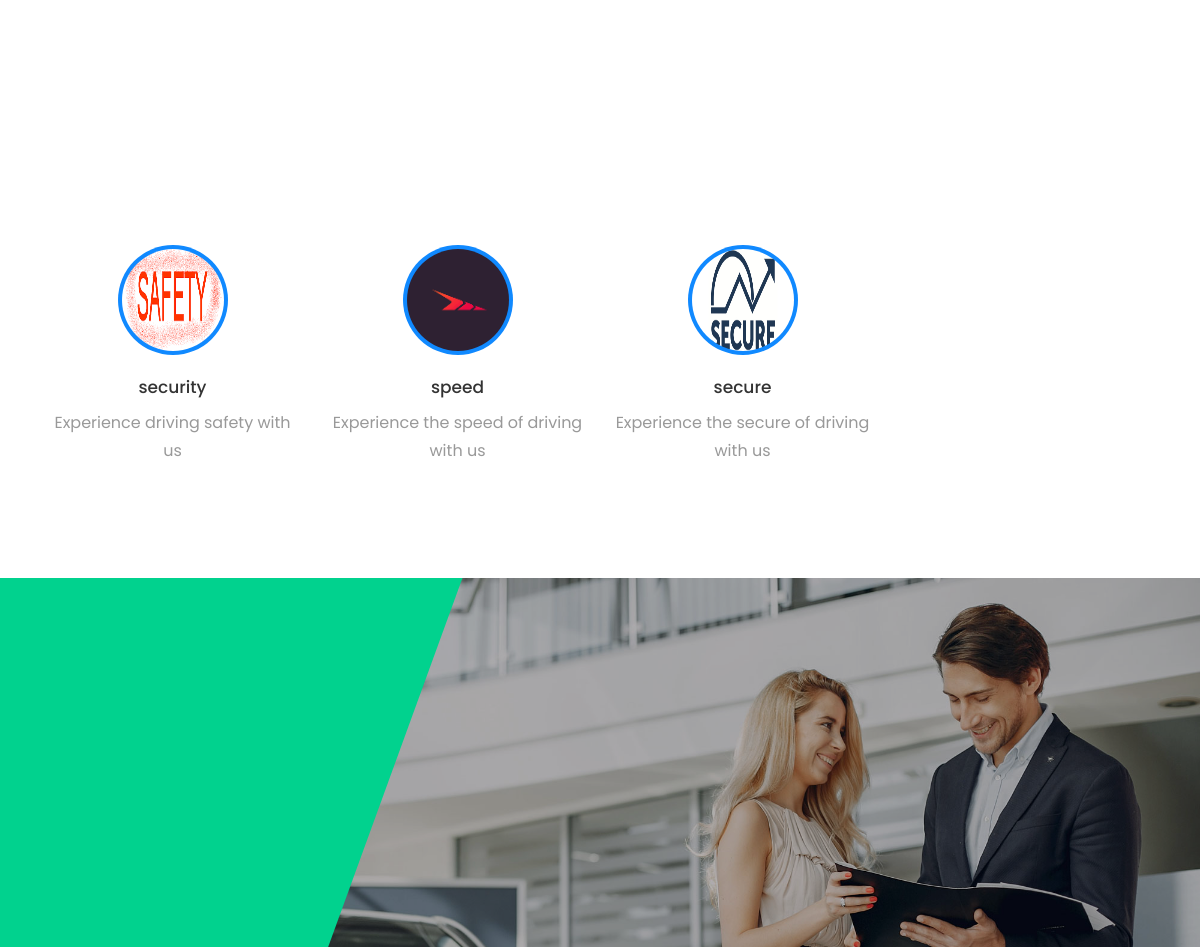
The app's page / (middle part), older data.
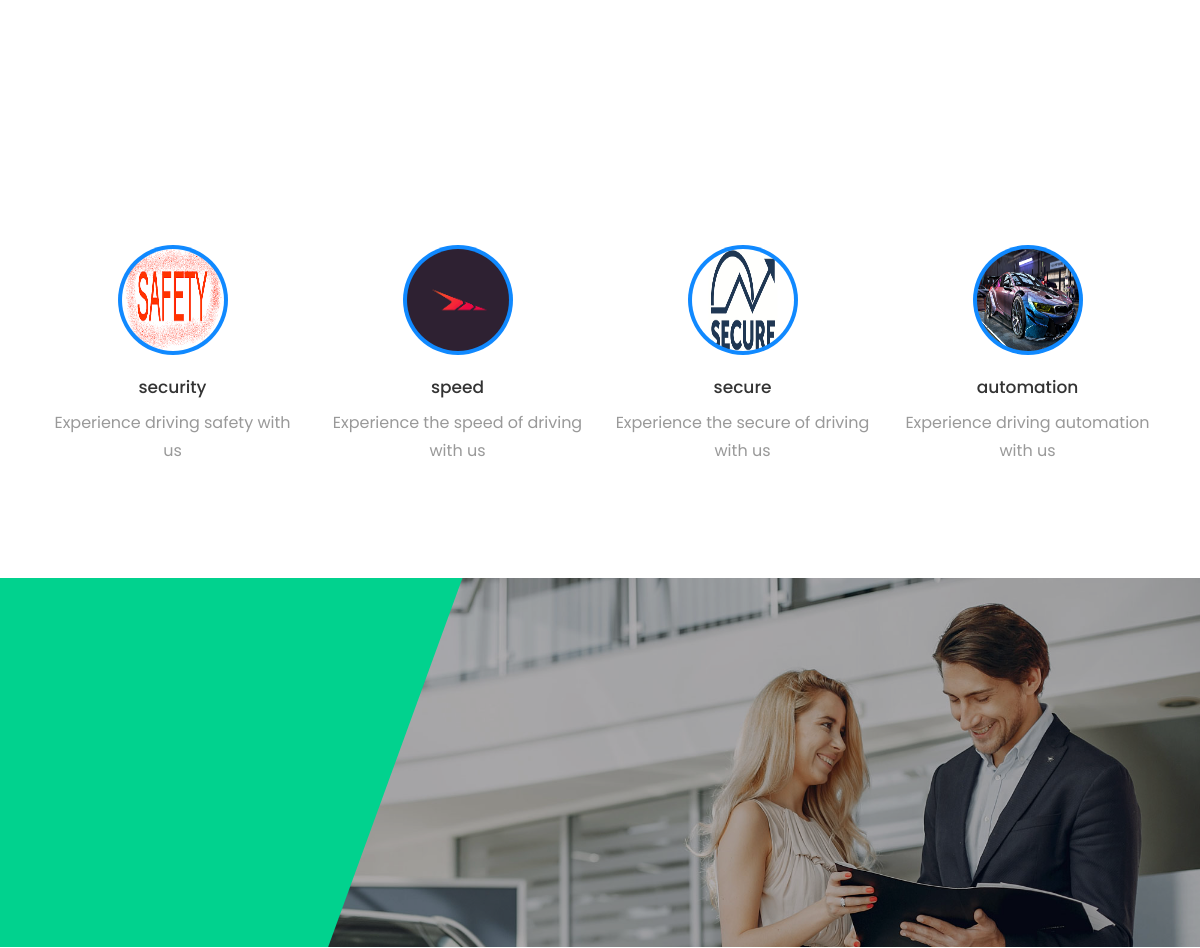
The same page, newer data.
### Home/models.py (models this page shows)
class ServiceModel (models.Model):
    ServiceImage=models.ImageField(upload_to= "Serviceimage/",null=True)
    ServiceTitle=models.CharField(max_length=70,null=True)
    ServiceDescrption=models.CharField(max_length=400,null=True)

### Home/views.py (the view)
# urls.py: path('', homepage),
def homepage(request):
    car = CarsModel.objects.all()
    post = PostModel.objects.all()
    service= ServiceModel.objects.all
    context={
        "cars":car,
        "posts" : post,
        "services":service,
    }
    return render(request,"home/home.html",context)

### Home/templates/home/home.html (shortened to what this page needs)
{% load static %}
<!DOCTYPE html>
<html lang="en">
<head>
<link rel="stylesheet" href="{% static 'css/open-iconic-bootstrap.min.css' %}">
<link rel="stylesheet" href="{% static 'css/animate.css' %}">
<link rel="stylesheet" href="{% static 'css/owl.carousel.min.css' %}">
<link rel="stylesheet" href="{% static 'css/owl.theme.default.min.css' %}">
<link rel="stylesheet" href="{% static 'css/magnific-popup.css' %}">
<link rel="stylesheet" href="{% static 'css/aos.css' %}">
<link rel="stylesheet" href="{% static 'css/ionicons.min.css' %}">
<link rel="stylesheet" href="{% static 'css/bootstrap-datepicker.css' %}">
<link rel="stylesheet" href="{% static 'css/jquery.timepicker.css' %}">
<link rel="stylesheet" href="{% static 'css/jquery.timepicker.css' %}">
<link rel="stylesheet" href="{% static 'css/flaticon.css' %}">
<link rel="stylesheet" href="{% static 'css/icomoon.css' %}">
<link rel="stylesheet" href="{% static 'css/style.css' %}">
</head>
<body>
    <section class="ftco-section" id="servicesection">
        <div class="container" >
            <div class="row justify-content-center mb-5">
        </div>
            <div class="row">
                {% for service in services %}
                <div class="col-md-3">
                    <div class="services services-2 w-100 text-center">
                    <div class="d-flex align-items-center justify-content-center">
                        <span>
                            <img src="{{service.ServiceImage.url}}" class="icon img-thumbnail img-circle">
                        </span>
                    </div>
                    <div class="text w-100">
                    <h3 class="heading mb-2">{{ service.ServiceTitle }}</h3>
                    <p>{{ service.ServiceDescrption }}</p>
                </div>
            </div>
        </div>
        {% endfor %}
        </div>
    </section>
    <section class="ftco-section ftco-intro" style="background-image: url({% static 'images/bg_3.jpg' %});" id="becomedriver">
        <div class="overlay"></div>
        <div class="container">
            <div class="row justify-content-end">
            </div>
        </div>
    </section>
</body>
</html>

Row changes from the older to the newer data that the page shows:
added ServiceModel: ServiceImage (picture), ServiceTitle "automation", ServiceDescrption "Experience driving automation with us"
